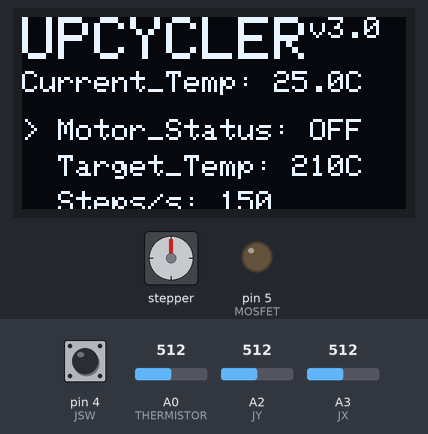
Simulated run of this sketch. Board: Arduino Uno, built with avr-gcc and run on an emulated ATmega328P. On the bench: stepper motor, 128×64 one-colour display, output pins drawn as LEDs (lit = HIGH). Wiring (inferred from the names in the program): stepper motor (200 steps per turn assumed): coils pin 8, pin 9, pin 10, pin 11. The inputs (shaded band) are chosen by the test bench; at power-on: pin 4 (JSW) HIGH, A2 (JY) = 512, A0 (THERMISTOR) = 512, A3 (JX) = 512. Pins used as bus, display or sensor lines are not drawn.

Above: at 1.2 s.
1.3 s: pin 4 (JSW) pulled LOW for 0.15 s
At 1.7 s:
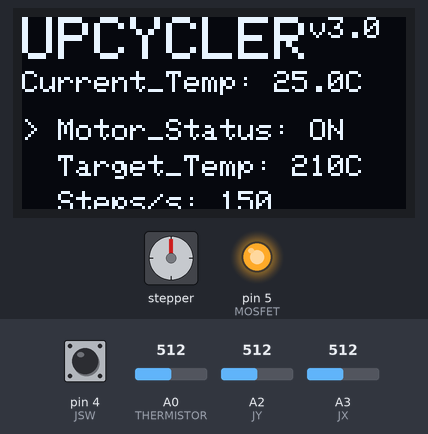
2.0 s: pin 4 (JSW) pulled LOW for 0.15 s
At 3.2 s:
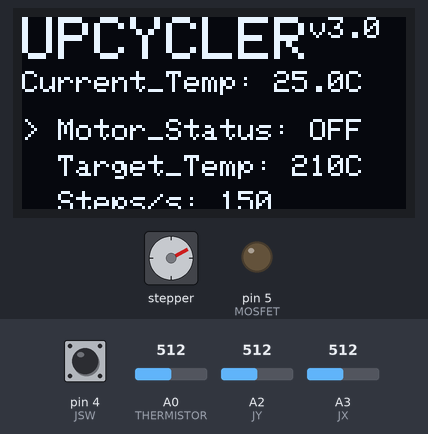
3.8 s: A2 (JY) set to 586
5.3 s: A2 (JY) set to 608
At 8.2 s:
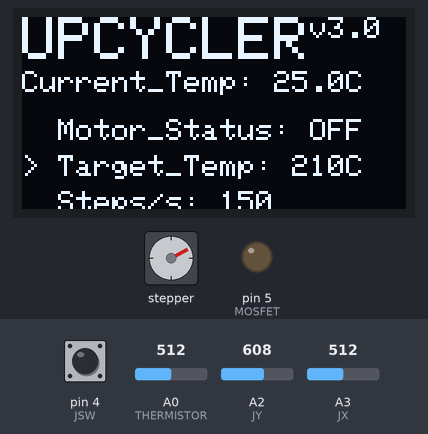
8.3 s: pin 4 (JSW) pulled LOW for 1 s
At 9.64 s:
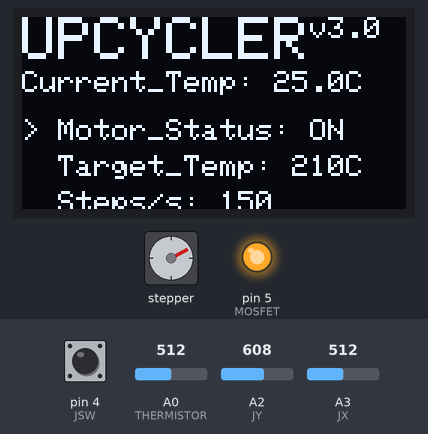
9.9 s: A0 (THERMISTOR) set to 610
At 10.66 s:
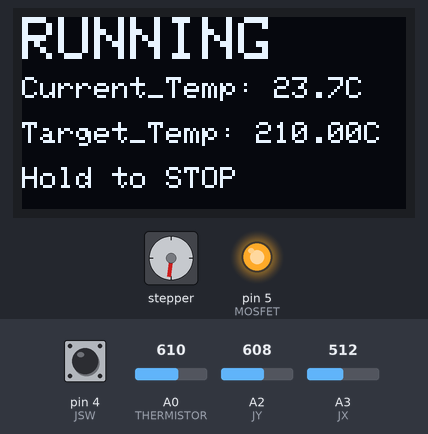
Timing chart, 0 to 18.5 s (numbered marks = the images above; inputs shaded):
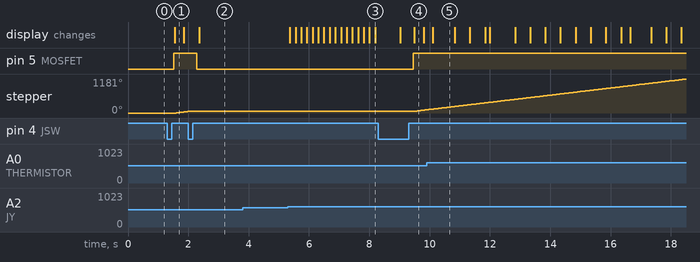

The sketch:

Arduino_Code.ino
```cpp
// Hi! This is the code to put in the Arduino UNO R3 for my Upcycler project! This is currently version 3.0, as of 6/24/2025. I hope you find my Upcycler helpful!
#include <math.h>
#include <Wire.h>
#include <Adafruit_GFX.h>
#include <Adafruit_SSD1306.h>
#define WIDTH 128
#define HEIGHT 64
Adafruit_SSD1306 display(WIDTH, HEIGHT, &Wire, -1);
#define JX A3
#define JY A2
#define JSW 4
#define MOSFET 5
#define IN1 8
#define IN2 9
#define IN3 10
#define IN4 11
#define THERMISTOR A0
#define SERIESRESISTOR 100000
#define THERMISTORNOMINAL 100000
#define TEMPERATURENOMINAL 25
#define BCOEFFICIENT 3950
int menuIndex = 0;
bool editing = false;
const int menuSize = 3;
bool motorEnabled = false;
float targetTemp = 210;
int stepsPerSecond = 150;
const float TEMP_OFFSET = 11.0;
float Kp = 5.2;
float Ki = 0.055;
float Kd = 14.0;
float integral = 0;
float lastError = 0;
unsigned long lastMoveTime = 0;
const int moveDelay = 180;
unsigned long lastStepTime = 0;
unsigned long stepInterval = 1000000 / 150;
int stepIndex = 0;
float smoothedTemp = 25.0;
unsigned long lastControlUpdate = 0;
int seq[8][4] = {
    {1,0,0,0},
    {1,1,0,0},
    {0,1,0,0},
    {0,1,1,0},
    {0,0,1,0},
    {0,0,1,1},
    {0,0,0,1},
    {1,0,0,1}
};
float readTemperature() {
    long total = 0;
    for (int i = 0; i < 10; i++) total += analogRead(THERMISTOR);
    float adc = total / 10.0;
    float resistance = SERIESRESISTOR / ((1023.0 / adc) - 1.0);
    float t = resistance / THERMISTORNOMINAL;
    t = log(t);
    t /= BCOEFFICIENT;
    t += 1.0 / (TEMPERATURENOMINAL + 273.15);
    t = 1.0 / t;
    t -= 273.15;
    return t;
}
void stepMotor() {
    digitalWrite(IN1, seq[stepIndex][0]);
    digitalWrite(IN2, seq[stepIndex][1]);
    digitalWrite(IN3, seq[stepIndex][2]);
    digitalWrite(IN4, seq[stepIndex][3]);
    stepIndex++;
    if (stepIndex >= 8) stepIndex = 0;
}
void setup() {
    pinMode(IN1, OUTPUT);
    pinMode(IN2, OUTPUT);
    pinMode(IN3, OUTPUT);
    pinMode(IN4, OUTPUT);
    pinMode(MOSFET, OUTPUT);
    analogWrite(MOSFET, 0);
    pinMode(JSW, INPUT_PULLUP);
    display.begin(SSD1306_SWITCHCAPVCC, 0x3C);
    display.setTextColor(SSD1306_WHITE);
    Serial.begin(115200);
}
void loop() {
    runMotor();
    if (motorEnabled) {
        lockedMode();
    } else {
        handleJoystick();
        runPID();
        drawMenu();
    }
}
void runMotor() {
    if (!motorEnabled) return;
    unsigned long now = micros();
    stepInterval = 1000000 / stepsPerSecond;
    if (now - lastStepTime >= stepInterval) {
        lastStepTime = now;
        stepMotor();
    }
}
void lockedMode() {
    unsigned long now = millis();
    if (now - lastControlUpdate > 500) {
        lastControlUpdate = now;
        runPID();
        if (digitalRead(JSW) == LOW) {
            delay(200);
            motorEnabled = false;
        }
        drawLockedScreen();
    }
}
void runPID() {
    float rawTemp = readTemperature();
    smoothedTemp = 0.85 * smoothedTemp + 0.15 * rawTemp;
    float controlTarget = targetTemp + TEMP_OFFSET;
    float error = controlTarget - smoothedTemp;
    if (abs(error) < 2) integral *= 0.98;
    else integral += error * 0.5;
    if (integral > 150) integral = 150;
    if (integral < -150) integral = -150;
    float derivative = error - lastError;
    lastError = error;
    float output = Kp * error + Ki * integral + Kd * derivative;
    int pwm = output;
    if (pwm < 0) pwm = 0;
    if (pwm > 255) pwm = 255;
    if (!motorEnabled) pwm = 0;
    analogWrite(MOSFET, pwm);
}
void handleJoystick() {
    int xVal = analogRead(JX);
    int yVal = analogRead(JY);
    unsigned long now = millis();
    if (!editing) {
        if (yVal < 400 && now - lastMoveTime > moveDelay) {
            menuIndex--;
            if (menuIndex < 0) menuIndex = menuSize - 1;
            lastMoveTime = now;
        } else if (yVal > 600 && now - lastMoveTime > moveDelay) {
            menuIndex++;
            if (menuIndex >= menuSize) menuIndex = 0;
            lastMoveTime = now;
        }
    } else {
        if (menuIndex == 1) {
            if (xVal > 600 && now - lastMoveTime > moveDelay) {
                targetTemp += 5;
                if (targetTemp > 240) targetTemp = 240;
                lastMoveTime = now;
            } else if (xVal < 400 && now - lastMoveTime > moveDelay) {
                targetTemp -= 5;
                if (targetTemp < 180) targetTemp = 180;
                lastMoveTime = now;
            }
        }
    }
    if (digitalRead(JSW) == LOW) {
        delay(200);
        if (menuIndex == 0 && !editing) {
            motorEnabled = !motorEnabled;
        } else {
            editing = !editing;
        }
    }
}
void drawMenu() {
    display.clearDisplay();
    display.setTextSize(2);
    display.setCursor(0, 0);
    display.print("UPCYCLER");
    display.setTextSize(1);
    display.println("v3.0");
    display.setTextSize(1);
    display.setCursor(0, 18);
    display.print("Current_Temp: ");
    display.print(smoothedTemp, 1);
    display.print("C");
    display.setCursor(0, 34);
    display.print(menuIndex == 0 ? "> " : "  ");
    display.print("Motor_Status: ");
    display.print(motorEnabled ? "ON" : "OFF");
    display.setCursor(0, 46);
    display.print(menuIndex == 1 ? "> " : "  ");
    display.print("Target_Temp: ");
    display.print((int)targetTemp);
    display.print("C");
    display.setCursor(0, 58);
    display.print(menuIndex == 2 ? "> " : "  ");
    display.print("Steps/s: ");
    display.println(stepsPerSecond);
    display.display();
}
void drawLockedScreen() {
    display.clearDisplay();
    display.setTextSize(2);
    display.setCursor(0, 0);
    display.println("RUNNING");
    display.setTextSize(1);
    display.setCursor(0, 20);
    display.print("Current_Temp: ");
    display.print(smoothedTemp, 1);
    display.print("C");
    display.setCursor(0, 35);
    display.print("Target_Temp: ");
    display.print(targetTemp);
    display.print("C");
    display.setCursor(0, 50);
    display.println("Hold to STOP");
    display.display();
}
```

Measured:
- the behaviour switches between 600 and 601 on A2 (JY) (found by bisection; images 2 and 3)
- after the input at 1.3 s, pin 5 (MOSFET): LOW → HIGH after 0.21 s; stepper: turns 54° clockwise in 0.38 s, starting after 0.30 s; the display: changes after 0.25 s (image 1)
- after the input at 2.0 s, pin 5 (MOSFET): HIGH → LOW after 0.29 s; stepper: goes on until 2.1 s, then stays 62°; the display: changes after 0.36 s (image 2)
- after the input at 3.8 s, every drawn part: stays the same
- after the input at 5.3 s, the display: changes after 0.07 s (image 3)
- after the input at 8.3 s, pin 5 (MOSFET): LOW → HIGH after 1.2 s; stepper: turns 49° clockwise in 0.39 s, starting after 1.2 s
- after the input at 9.9 s, the display: changes after 0.20 s (image 5)
